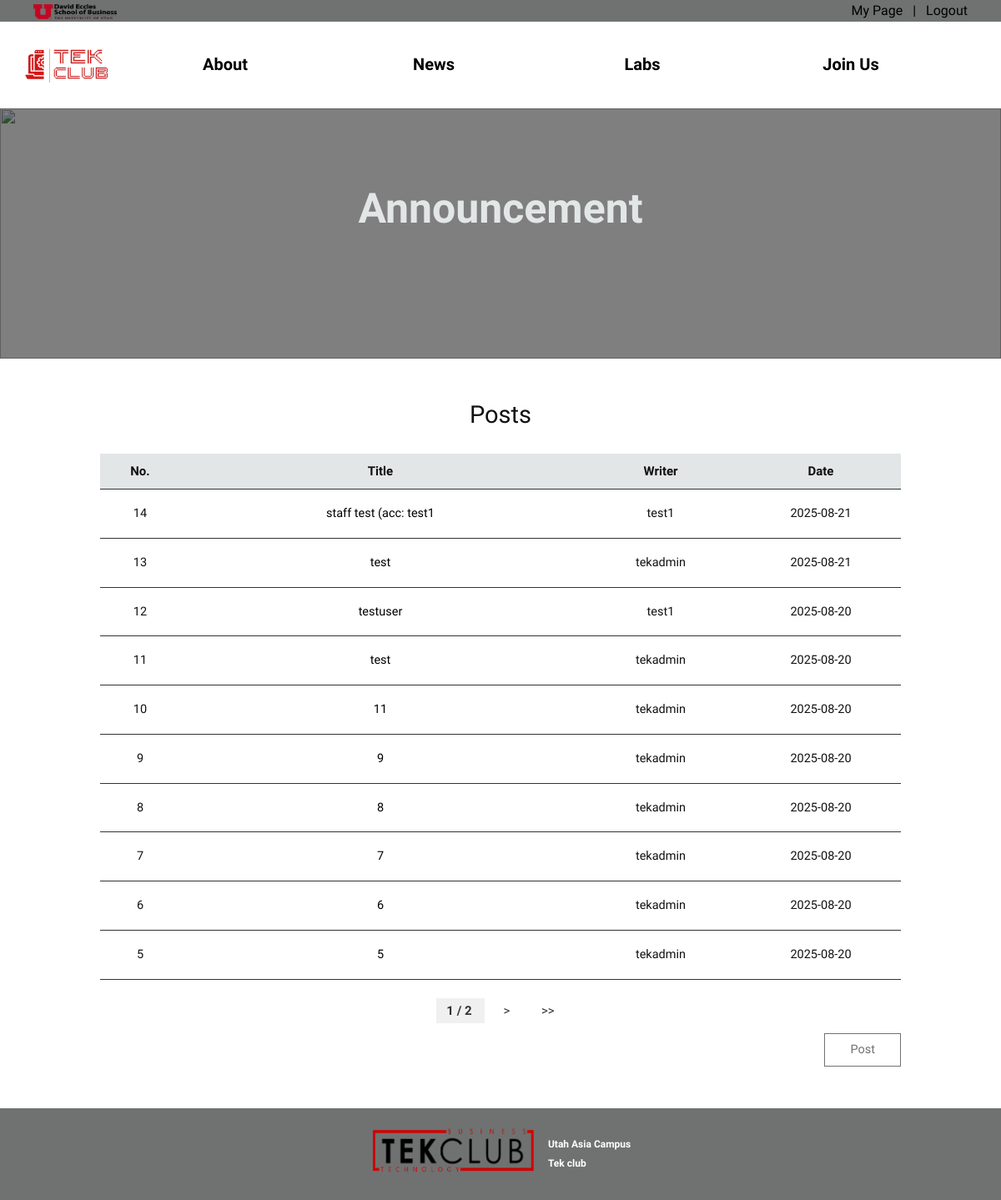
The app's page /news/announcement/ (signed in) with its own data.
### app3_news/models.py (models this page shows, shortened)
class Post(models.Model):
    CATEGORY_CHOICES = [
        ('announcement', 'Announcement'),
    ]
    postname = models.CharField(max_length=500)
    contents = models.CharField(max_length=1000)
    author = models.ForeignKey(settings.AUTH_USER_MODEL, on_delete=models.CASCADE,related_name='event_posts')
    date = models.DateTimeField(default=timezone.now, max_length=100)
    category = models.CharField(max_length=20, choices=CATEGORY_CHOICES, default='announcement')

### app3_news/views.py (the view)
# urls.py: path('announcement/', views.announcement, name='announcement'),
def announcement(request):
    query = request.GET.get('q')
    if query:
        posts = Post.objects.filter(
            Q(postname__icontains=query),
            category='announcement'
        ).order_by('-date')
    else:
        posts = Post.objects.filter(category='announcement').order_by('-date')
    paginator = Paginator(posts, 10)
    page = request.GET.get('page')
    page = request.GET.get('page')
    try:
        page_obj = paginator.page(page)
    except PageNotAnInteger:
        page_obj = paginator.page(1)
    except EmptyPage:
        page_obj = paginator.page(paginator.num_pages)
    total_count = posts.count()
    start_index = page_obj.start_index()
    numbered_posts = []
    for i, post in enumerate(page_obj):
        number = total_count - (start_index - 1 + i)
        numbered_posts.append((number, post))
    col_head = ["No.", "Title", "Writer", "Date"]
    context = {
        'page_obj': page_obj,
        'col_head': col_head,
        'numbered_posts': numbered_posts,
        'query': query
    }
    return render(request, 'announcement.html', context)

### app3_news/templates/announcement.html (shortened to what this page needs)
{% extends 'base.html' %}
{% load static %}
{% block extra-head %}
<link rel="stylesheet" href="{% static 'announcement.css' %}?{% now "U" %}">
{% endblock %}
{% block otherpages %}
    <div class = "coverpic">
        <img src = "{% static 'img/coverpic1.jpg' %}">
        <a href="#">Announcement</a>
    </div>
    <div class="announcement-board">
        <h2>Posts</h2>
        <table class="board-table">
            <thead>
                <tr>
                    {% for col in col_head %}
                    <th>{{ col }}</th>
                    {% endfor %}
                </tr>
            </thead>
            <tbody>
                {% for number, list in numbered_posts %}
                <tr>
                    <td>
                        {{ number }}
                    <td class = "title-col">
                        <a href="{% url 'news:announcement_detail' list.id %}">
                            {{ list.postname }}
                        </a>
                    </td>
                    <td>{{ list.author }}</td>
                    <td>{{ list.date|date:"Y-m-d" }}</td>
                </tr>
                {% endfor %}
            </tbody>
        </table>
        <div class="pagination">
            <span class="step-links">
                <span class="current">
                    {{ page_obj.number }} / {{ page_obj.paginator.num_pages }}
                </span>
                {% if page_obj.has_next %}
                    <a href="?page={{ page_obj.next_page_number }}{% if query %}&q={{ query }}{% endif %}">></a>
                    <a href="?page={{ page_obj.paginator.num_pages }}{% if query %}&q={{ query }}{% endif %}";>>></a>
                {% endif %}
            </span>
        </div>
        {% if request.user.is_authenticated %}
        <div class="back-button-container">
            <a href="{% url 'news:announcement_create' %}" class="back-button"><span>Post</span></a>
        </div>
        {% endif %}
    </div>
{% endblock %}

### static/base.css (style rules this page uses)
* { margin: 0; padding: 0; font-family: 'Turret road', sans-serif; }
html, body { font-family: 'Space Mono', 'Space Mono', sans-serif; height: 100%; }

### app3_news/static/announcement.css (style rules this page uses)
body { background-color: #ffffff; }
* { margin: 0; padding: 0; }
.coverpic { display: block; position: relative; z-index: -1; margin-top: 130px; }
.coverpic::after { content: ""; position: absolute; top: 0; left: 0; width: 100%; height: 100%; background: rgba(0, 0, 0, 0.5); z-index: 1; }
.coverpic img { width: 100%; height: 300px; object-fit: cover; z-index: -1; }
.coverpic a { position: absolute; text-decoration: none; top: 40%; left: 50%; transform: translate(-50%, -50%); text-align: center; font-size: 50px; font-weight: 700; color:#E2E6E6; z-index: 2; }
.announcement-board { max-width: 1366px; width: 80%; margin: 50px auto 50px auto; font-size: 14.5px; border-collapse: collapse; color: #111; border-radius: 0px; overflow: hidden; }
.announcement-board h2 { margin-top: 0; margin-bottom: 3%; font-size: 200%; text-align: center; }
.board-table { width: 100%; border-collapse: collapse; table-layout: fixed; border-spacing: 0; }
.board-table thead { font-size: 15px; font-weight: normal; background-color:#E2E6E6; }
.board-table th { padding: 10px 14px; text-align: center; border-bottom: 1px solid #333; }
.board-table td { padding: 18px 10px; border-bottom: 1px solid #333; text-align: center; vertical-align: middle; }
th:nth-child(1), td:nth-child(1) { width: 10%; }
th:nth-child(2), td:nth-child(2) { width: 50%; }
th:nth-child(3), td:nth-child(3) { width: 20%; }
th:nth-child(4), td:nth-child(4) { width: 20%; }
.board-table a { color: #000; text-decoration: none; font-weight: 410; }
.pagination { justify-content: center; margin-top: 20px; text-align: center; flex-wrap: wrap; border: none; font-size: 15px; }
.pagination a, .pagination span { margin: 0 5px; padding: 6px 12px; text-decoration: none; color: #333; border-radius: 0px; }
.pagination .current { font-weight: bold; background-color: #f0f0f0; }
.back-button-container { margin-top: 10px; width: 100%; display: flex; justify-content: flex-end; }
.back-button { position: relative; display: inline-block; padding: 8px 30px; background-color: transparent; color: #707271; text-decoration: none; border: 1px solid #707271; font-family: 'Rubik', sans-serif; font-weight: 400; border-radius: 0; overflow: hidden; transition: color 0.3s ease; }
.back-button::before { content: ''; position: absolute; top: 50%; left: 50%; width: 0; height: 100%; background-color: #707271; transition: width 0.4s ease, left 0.4s ease; z-index: 0; transform: translate(-50%, -50%); }
.back-button span { position: relative; z-index: 1; }

### records on screen
Post: number "14", postname "staff test (acc: test1", author "test1", date "2025-08-21"
Post: number "13", postname "test", author "tekadmin", date "2025-08-21"
Post: number "12", postname "testuser", author "test1", date "2025-08-20"
Post: number "11", postname "test", author "tekadmin", date "2025-08-20"
Post: number "10", postname "11", author "tekadmin", date "2025-08-20"
Post: number "9", postname "9", author "tekadmin", date "2025-08-20"
Post: number "8", postname "8", author "tekadmin", date "2025-08-20"
Post: number "7", postname "7", author "tekadmin", date "2025-08-20"
Post: number "6", postname "6", author "tekadmin", date "2025-08-20"
Post: number "5", postname "5", author "tekadmin", date "2025-08-20"

### other values on screen
{{ col }} "No." "Title" "Writer" "Date"
{{ page_obj.number }} "1"
{{ page_obj.paginator.num_pages }} "2"
